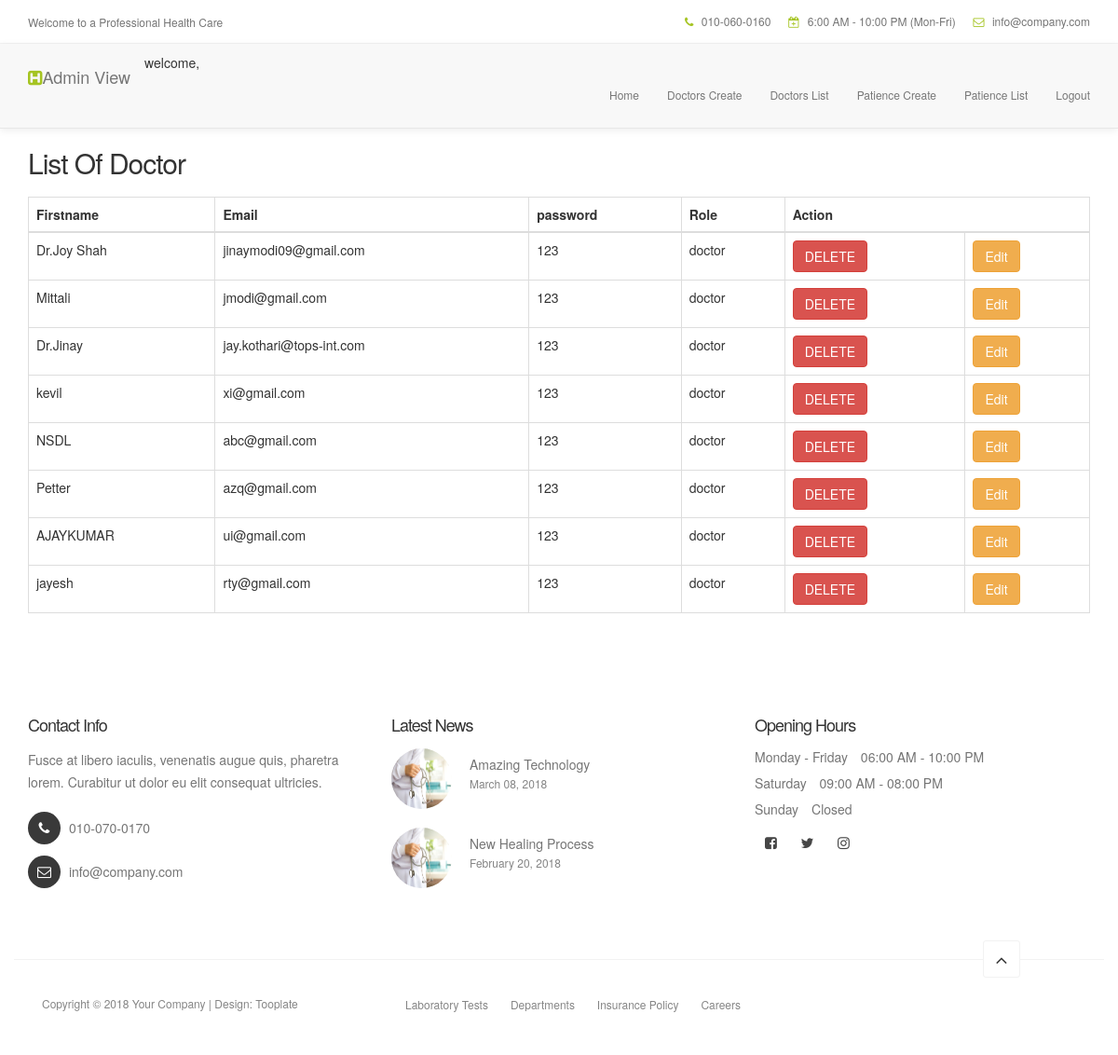
Before: /viewdoctor/ (signed in) with the older database file.
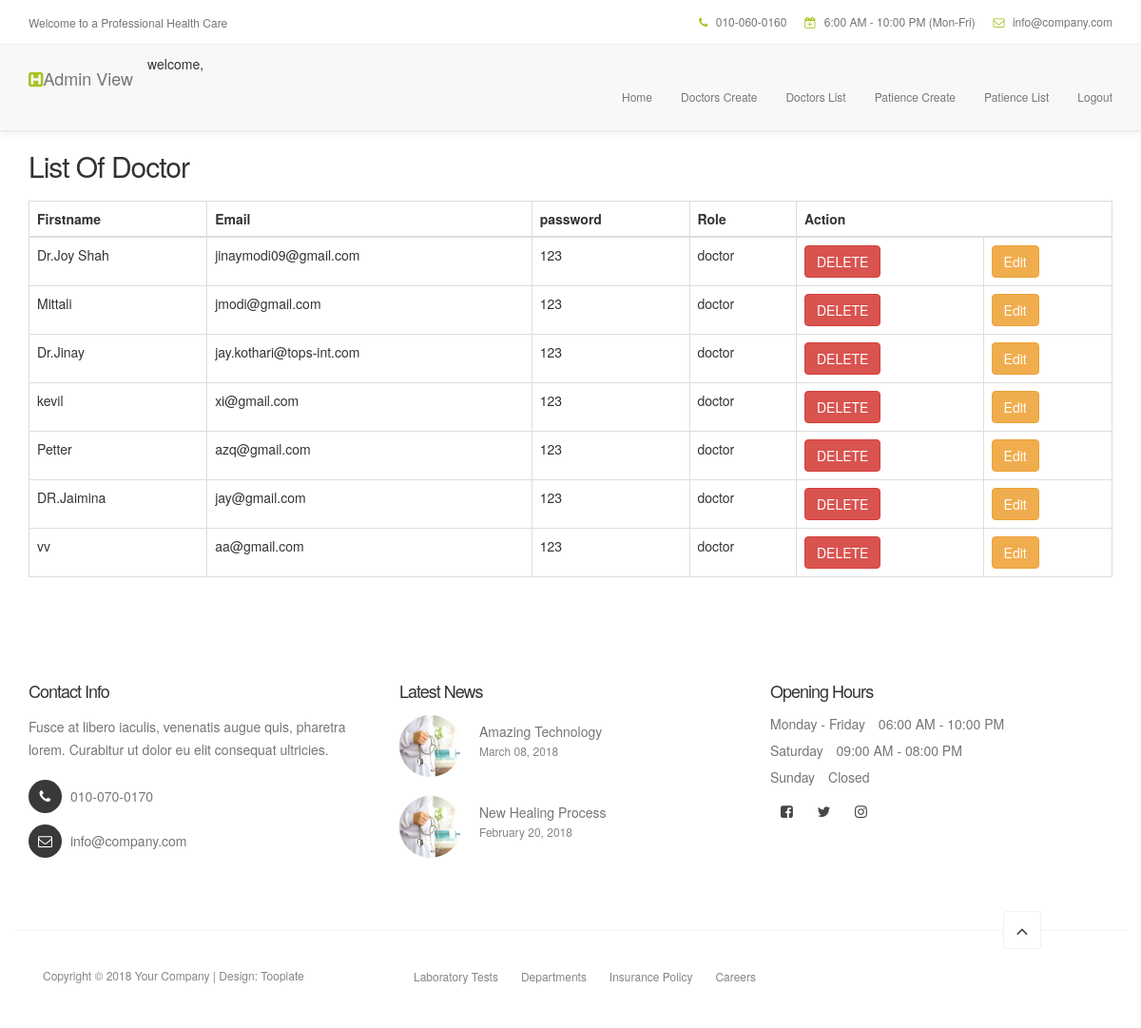
After: the same page with the newer database file.
### myapp/models.py (models this page shows, shortened)
class User(models.Model):
    ROLES = (
        ('admin', 'Admin'),
        ('doctor', 'Doctor'),
        ('patiences', 'Patience'),
    )
    roles = models.CharField(max_length=30,choices = ROLES)
    name = models.CharField(max_length=30)
    email = models.EmailField(unique=True)
    password = models.CharField(max_length=15)
    address = models.TextField(default=None,blank=True,null=True)
    gender = models.CharField(max_length=6)
    speciality = models.CharField(max_length=30,default=None,blank=True,null=True)
    clinic_name=models.CharField(max_length=30,default=None,blank=True,null=True)
    profile = models.ImageField(upload_to='profiles/',blank=True,null=True)

### myapp/views.py (the view)
# urls.py: path('viewdoctor/',views.view_doctor,name='list_doctor'),
def view_doctor(request):
    if 'email' in request.session:
        a=User.objects.all().filter(roles ='doctor')
        return render(request,'list_doctor.html',{'a':a})
    return redirect('login')

### myapp/templates/list_doctor.html (shortened to what this page needs)
{% extends 'doctor_header.html' %}
{% block content %}
<!DOCTYPE html>
<html lang="en">
<head>
  <link rel="stylesheet" href="https://maxcdn.bootstrapcdn.com/bootstrap/3.4.1/css/bootstrap.min.css">
</head>
<body>
<div class="container">
  <h2>List Of Doctor</h2>
  <table class="table table-bordered">
    <thead>
      <tr>
        <th>Firstname</th>
        <th>Email</th>
        <th>password</th>
        <th>Role</th>
        <th colspan="2">Action</th>
      </tr>
    </thead>
    <tbody>
        {% for one in a %}
      <tr>
        <td>{{one.name}}</td>
        <td>{{one.email}}</td>
        <td>{{one.password}}</td>
        <td>{{one.roles}}</td>
        <td><a href="{% url 'delete_doctor' one.id %}"><button class="btn btn-danger">DELETE</button></a>  </td>
        <td><a href="{% url 'update_doctor' one.id %}"><button class="btn btn-warning">Edit</button></a>  </td>
      </tr>
      {% endfor %}
    </tbody>
  </table>
</div>
</body>
</html>
{% endblock %}

Changed rows visible on the page:
removed User: name "NSDL", email "abc@gmail.com", password "123", roles "doctor"
removed User: name "AJAYKUMAR", email "ui@gmail.com", password "123", roles "doctor"
removed User: name "jayesh", email "rty@gmail.com", password "123", roles "doctor"
added User: name "DR.Jaimina", email "jay@gmail.com", password "123", roles "doctor"
added User: name "vv", email "aa@gmail.com", password "123", roles "doctor"
